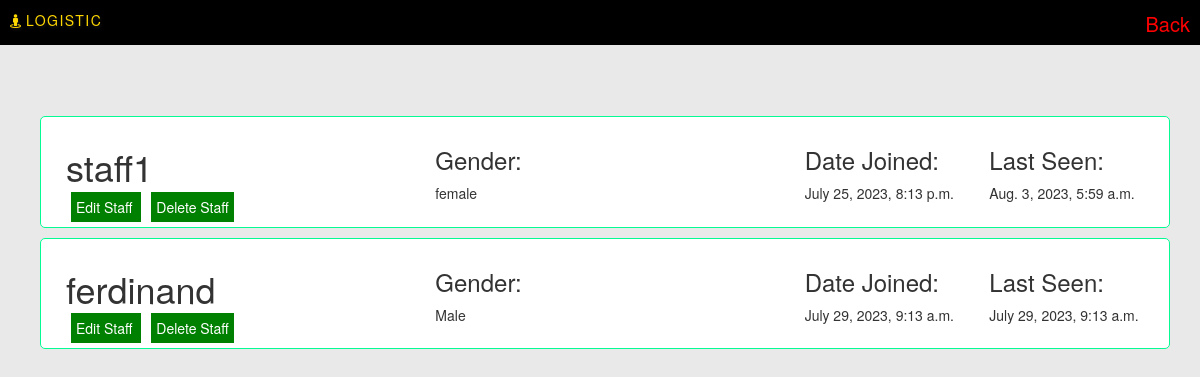
The page /users/ (signed in) on the database its author committed.
### app/models.py (models this page shows, shortened)
class Users(AbstractUser):
    name = models.CharField(max_length=100, blank=True, null=True, unique=True)
    date_joined = models.DateTimeField(verbose_name="date joined", auto_now_add=True)
    last_login = models.DateTimeField(verbose_name="last login", auto_now=True)
    number = models.IntegerField(default=0, null=True)
    block = models.BooleanField(default=False)
    address = models.TextField()
    gender = models.CharField(max_length=10)

### app/views.py (the view)
# urls.py: path('users/', views.users, name='users'),
@login_required(login_url='aadmin_login')
def users(request):
    users = Users.objects.all().order_by('-id')
    users = Users.objects.filter(is_superuser=False)
    context = {
        'users': users
    }
    return render(request, 'staff.html', context)

### template/staff.html (shortened to what this page needs)
<!DOCTYPE html>
{% load static %}
<html lang="en">
<head>
    <link rel="stylesheet" href="{% static 'styles/bootstrap/css/bootstrap.min.css' %}">
    <link rel="stylesheet" href="{% static 'styles/font-awesome/css/font-awesome.min.css' %}">
    <link rel="stylesheet" href="{% static 'styles/media.css' %}">
    <link rel="stylesheet" href="{% static 'styles/css.css' %}">
</head>
<body onload="slider()">
    <div>
        <div class="col-md-12">
            <div class="menu">
                <div class="logo">
                    <i class="fa fa-street-view"></i>
                    <a href="">
                        LOGISTIC
                    </a>
                </div>
                <div class="logout">
                    <a href="{% url 'admin_page' %}">
                        back
                    </a>
                </div>
            </div>
        </div>
    </div>
    <div>
        <div class="col-md-12 ad-bg">
            <div class="col-md-12 ad-body">
                <div class="col-md-12">
                    {% for user in users %}
                    <div class="col-md-12" style="border: 1px solid rgb(4, 250, 147);padding: 10px;border-radius: 5px;margin: 5px;background-color: white;">
                        <div class="col-md-4">
                            <h1>
                                {{user.username}}
                            </h1>
                            <a href="{% url 'edit_user' user.id %}" style="padding:5px;background-color:green;margin:5px;color:white;">
                                Edit Staff
                            </a>
                            <a href="{% url 'delete_user' user.id %}" style="padding:5px;background-color:green;margin:5px;color:white;">
                                Delete Staff
                            </a>
                        </div>
                        <div class="col-md-4">
                            <h3>
                                Gender:
                            </h3>
                            <p>{{user.gender}}</p>
                        </div>
                        <div class="col-md-2">
                            <h3>
                                Date Joined:
                            </h3>
                            <p>{{user.date_joined}}</p>
                        </div>
                        <div class="col-md-2">
                            <h3>
                                Last Seen:
                            </h3>
                            <p>{{user.last_login}}</p>
                        </div>
                    </div>
                    {% endfor %}
                </div>
            </div>
        </div>
    </div>
</body>
</html>

### static/styles/css.css (style rules this page uses)
* { border: 0px; padding: 0px; box-sizing: border-box; }
.ad-body { padding: 10px; margin-top: 70px; }
.ad-bg { background-color: rgb(233, 233, 233); padding: 10px; height: 100vh; overflow-y: scroll; }
.logout a { position: absolute; right: 0; color: red; margin: 0px 10px; font-size: 2rem; text-transform: capitalize; }
.menu { display: flex; padding: 10px; color: gold; width: 100%; position: fixed; top: 0; left: 0; z-index: 10; background-color: black; height: 45px; }
.logo { position: absolute; top: 30; text-shadow: 1px 2px 3px rgb(27, 27, 27); }
.logo a { color: gold; letter-spacing: 1.5px; text-decoration: none; }

### rows shown on the page
Users: username "staff1", gender "female", date_joined "July 25, 2023, 8:13 p.m.", last_login "Aug. 3, 2023, 5:59 a.m."
Users: username "ferdinand", gender "Male", date_joined "July 29, 2023, 9:13 a.m.", last_login "July 29, 2023, 9:13 a.m."
